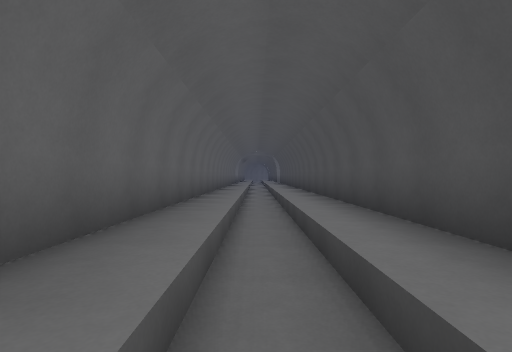
view 1 (above)

12 first-person views from a walk through a level from a Godot 3-D game. The camera is 1.4 m above the floor, looks level and sees 80° across. The floor is counted in squares, 2 m on a side. Each view is taken from the middle of a square. On the plan, view 1 faces up. The plan holds only what a view shows up to about 10 squares ahead; the rest is blank. The place goes on beyond the plan. Surface patterns are stand-ins for the level's own textures.

view 2
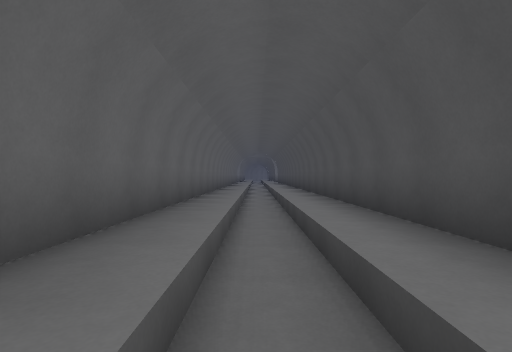

view 3
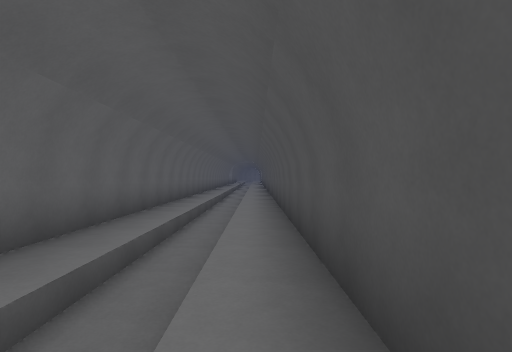

view 4
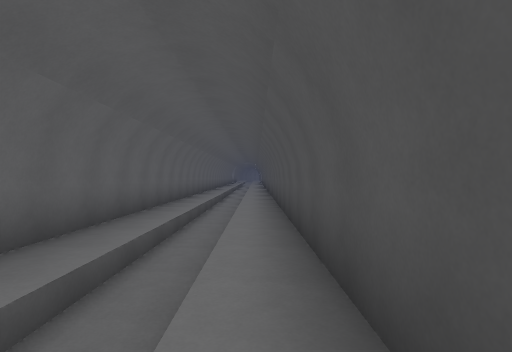

view 5
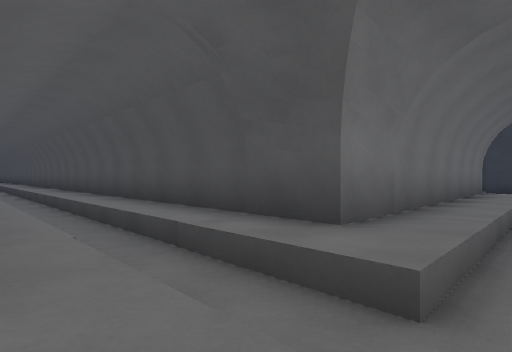

view 6
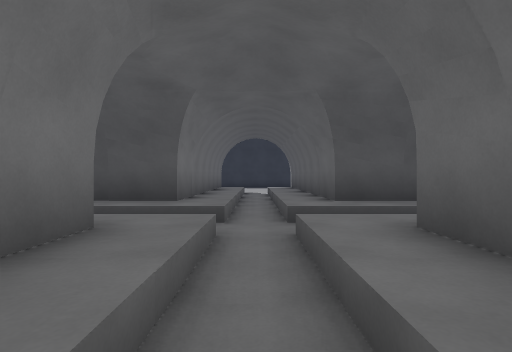

view 7
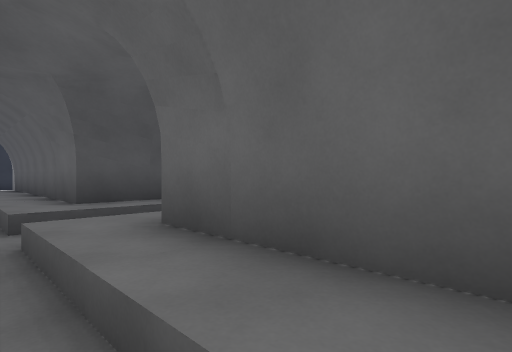

view 8
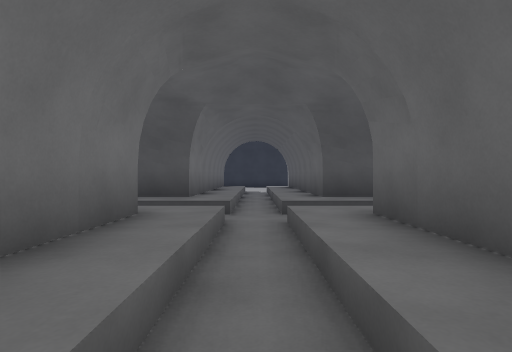

view 9
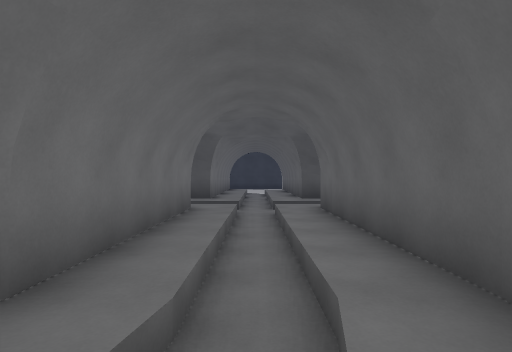

view 10
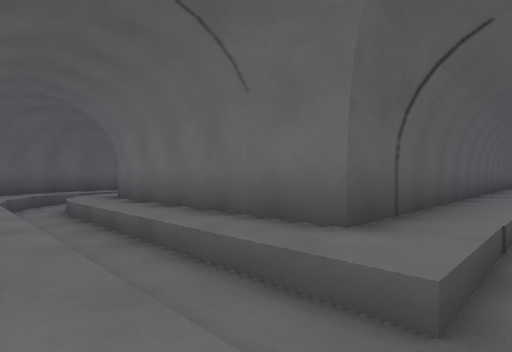

view 11
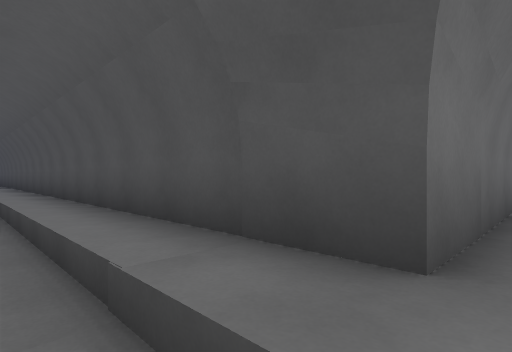

view 12
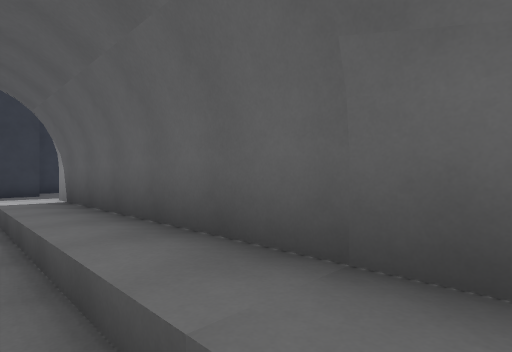

### Floor plan
Key: @ floor where view 1 was taken; # wall or solid block; . main floor; : floor 0.5 m higher than the main floor; / step, stairs or slope; v drop or lower ground.
Columns run from 10 left of view 1 to 7 right of it. Each row starts with its distance up from view 1.
 10          #.:#
  9          #.:#
  8          #.:#
  7          #.:#
  6          #.:#
  5          #.:#
  4          #.:#
  3          #.:#
  2          #.:#
  1          #.:#
  0          #@:#
 -1          #.:#
 -2          #.:#
 -3          #.:#
 -4          #.:#
 -5          #.:#
 -6          #.:#
 -7          #.:#
 -8          #.:#
 -9          #.:#
-10          #.:#
-11 #        #.:#
-12 #//#     #.:v
-13 ##/#######.:######
-14  #/...............
-15    #######.:######

Where each view was taken, in squares from view 1:
view 1: 0 up, 0 right, facing up
view 2: 2 down, 0 right, facing up
view 3: 7 down, 1 right, facing up
view 4: 10 down, 1 right, facing up
view 5: 14 down, 1 left, facing up-right
view 6: 14 down, 4 left, facing right
view 7: 14 down, 4 left, facing down-right
view 8: 14 down, 5 left, facing right
view 9: 14 down, 8 left, facing right
view 10: 15 down, 0 right, facing up-left
view 11: 13 down, 0 right, facing up-right
view 12: 14 down, 2 right, facing down-right
